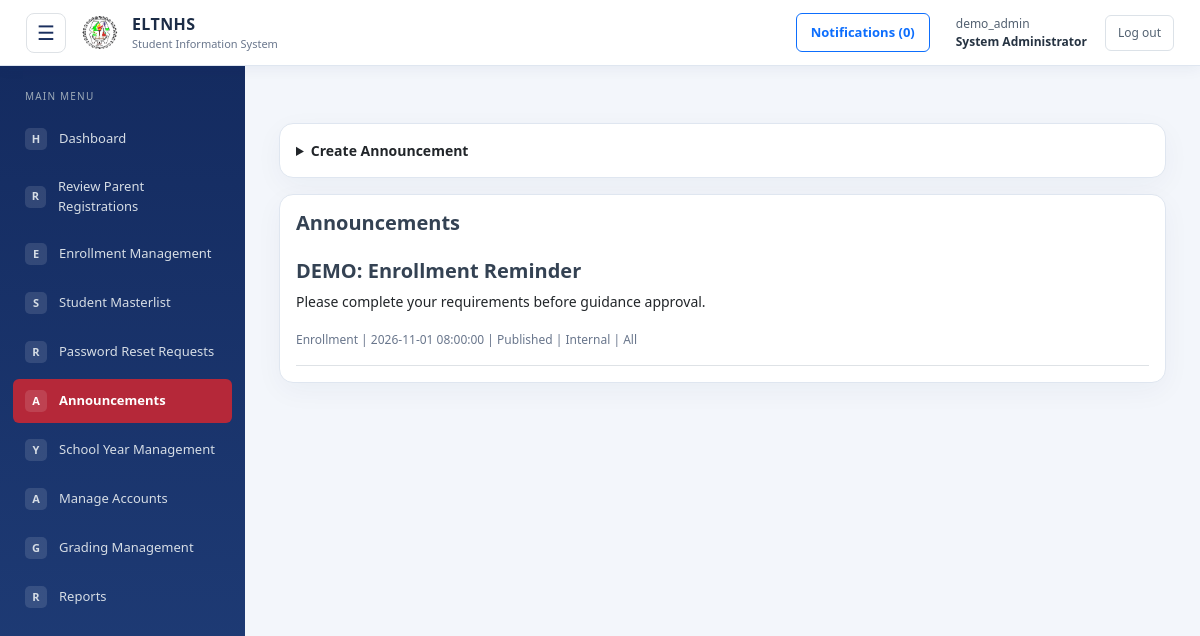
Before: /shared/modules.php?module=announcements (signed in) with the older database file.
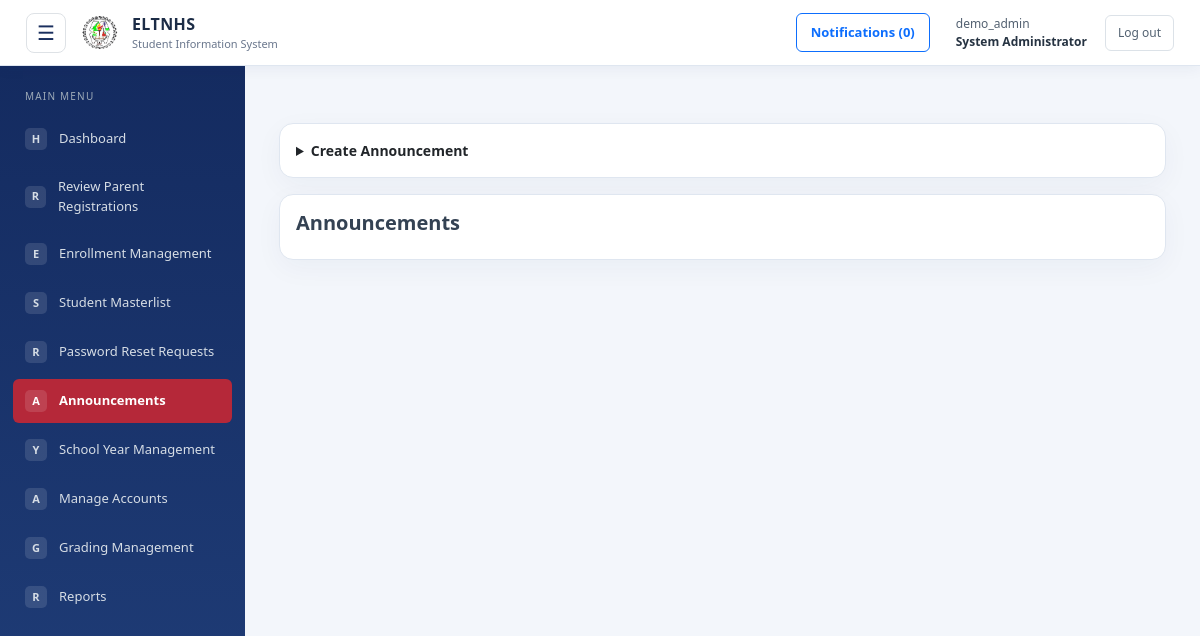
After: the same page with the newer database file.
### tables this page shows
CREATE TABLE `announcements` (
  `announcement_id` int(11) NOT NULL,
  `title` varchar(160) NOT NULL,
  `content` text NOT NULL,
  `announcement_category` enum('Enrollment','Scholarship','School','General') NOT NULL DEFAULT 'General',
  `target_audience` enum('All','Students','Teachers','Registrar','Subject Teachers','Teacher Advisers') NOT NULL DEFAULT 'All',
  `visibility` enum('Public','Internal') NOT NULL DEFAULT 'Internal',
  `publish_date` datetime NOT NULL,
  `expiry_date` datetime DEFAULT NULL,
  `announcement_status` enum('Draft','Published','Archived') NOT NULL DEFAULT 'Draft',
  `posted_by` int(11) DEFAULT NULL,
  `created_at` timestamp NOT NULL DEFAULT current_timestamp()
);

### includes/functions.php (called while the page is built, shortened)
<?php
function e($value) {
    return htmlspecialchars((string) $value, ENT_QUOTES, 'UTF-8');
}
?>

### shared/modules.php (the view, shortened to what the changed rows need)
<?php
require_once 'dbconn.php';
require_once 'includes/functions.php';
$system = new ELTNHS($pdo);
$module = $_GET['module'] ?? 'enrollments';
require 'includes/header.php';
$students = $module === 'students'
    ? $system->getAll('SELECT student_lrn, last_name, first_name, birth_date FROM students ORDER BY last_name, first_name LIMIT 500')
    : [];
$lookupLrn = trim($_SESSION['registrar_lookup_lrn'] ?? '');
$editStudent = ($module === 'students' && $lookupLrn !== '')
    ? $system->getOne('SELECT * FROM students WHERE student_lrn = ?', [$lookupLrn])
    : null;
?>
<?php if ($module === 'students'): ?>
    <div class="card p-3 mb-3">
        <form method="POST" class="row g-2 align-items-end">
            <input type="hidden" name="csrf_token" value="<?= e(csrfToken()) ?>">
            <div class="col-md-6">
                <label class="form-label">Search existing student by LRN</label>
                <input
                    class="form-control"
                    name="lookup_student_lrn"
                    maxlength="12"
                    minlength="12"
                    pattern="[0-9]{12}"
                    inputmode="numeric"
                    value="<?= e($lookupLrn) ?>"
                    placeholder="Enter student LRN"
                    required
                >
            </div>
            <div class="col-md-auto">
                <button class="btn btn-outline-primary">Search Profile</button>
            </div>
            <?php if ($editStudent): ?>
                <div class="col-md-auto small text-success">
                    Existing profile found. Details are loaded below.
                </div>
            <?php elseif ($lookupLrn !== ''): ?>
                <div class="col-md-auto small text-muted">
                    No profile found. You can create a new one below.
                </div>
            <?php endif; ?>
        </form>
    </div>
    <div class="workflow-steps">
        <div class="workflow-step active" aria-current="step">
            <span class="workflow-number">1</span>
            <span>
                <strong>Student Profile</strong>
                <small>Search or create the student's permanent record</small>
            </span>
        </div>
        <div class="workflow-step">
            <span class="workflow-number">2</span>
            <span>
                <strong>Enrollment</strong>
                <small>Next, process this school year's enrollment</small>
            </span>
        </div>
        <div class="workflow-step">
            <span class="workflow-number">3</span>
            <span>
                <strong>Requirements & Account</strong>
                <small>Registrar checks paper documents and creates the student login</small>
            </span>
        </div>
    </div>
    <div class="alert alert-info">
        Enter the student’s 12-digit numeric LRN. For returning students, search the existing LRN and update that profile instead of creating another student. No student self-registration or online document upload is used.
    </div>
    <div class="card p-3 mb-4">
        <h5>Step 1 — Student Profile</h5>
        <form method="POST">
            <input type="hidden" name="csrf_token" value="<?= e(csrfToken()) ?>">
            <div class="row g-2">
                <?php
                foreach ([
                    'student_lrn' => '12-Digit LRN',
                    'psa_birth_certificate_no' => 'PSA Birth Certificate No.',
                    'last_name' => 'Last Name',
                    'first_name' => 'First Name',
                    'middle_name' => 'Middle Name',
                    'extension_name' => 'Extension Name',
                    'birth_date' => 'Birth Date',
                    'place_of_birth' => 'Place of Birth',
                    'religion' => 'Religion',
                    'mother_tongue' => 'Mother Tongue',
                    'current_house_no' => 'House No.',
                    'current_street_sitio' => 'Street/Sitio',
                    'current_barangay' => 'Barangay',
                    'current_municipality' => 'Municipality/City',
                    'current_province' => 'Province',
                    'current_zip_code' => 'ZIP Code',
                    'father_last_name' => 'Father Last Name',
                    'father_first_name' => 'Father First Name',
                    'father_middle_name' => 'Father Middle Name',
                    'father_contact_number' => 'Father Contact',
                    'mother_maiden_last_name' => 'Mother Maiden Last Name',
                    'mother_maiden_first_name' => 'Mother First Name',
                    'mother_maiden_middle_name' => 'Mother Middle Name',
                    'mother_contact_number' => 'Mother Contact',
                    'guardian_last_name' => 'Guardian Last Name',
                    'guardian_first_name' => 'Guardian First Name',
                    'guardian_middle_name' => 'Guardian Middle Name',
                    'guardian_contact_number' => 'Guardian Contact'
                ] as $name => $label):
                ?>
                    <div class="col-md-3">
                        <label class="form-label"><?= e($label) ?></label>
                        <input
                            class="form-control"
                            name="<?= e($name) ?>"
                            value="<?= $name === 'student_lrn' ? e($lookupLrn) : e($editStudent[$name] ?? '') ?>"
                            <?= in_array($name, ['student_lrn', 'last_name', 'first_name', 'birth_date']) ? 'required' : '' ?>
                            type="<?= $name === 'birth_date' ? 'date' : 'text' ?>"
                            <?= $name === 'student_lrn' ? 'maxlength="12" minlength="12" pattern="[0-9]{12}" inputmode="numeric"' : '' ?>
                        >
                    </div>
                <?php endforeach; ?>
                <div class="col-md-3">
                    <label class="form-label">Sex</label>
                    <select class="form-select" name="sex" required>
                        <option value="Male" <?= (($editStudent['sex'] ?? 'Male') === 'Male') ? 'selected' : '' ?>>
                            Male
                        </option>
                        <option value="Female" <?= (($editStudent['sex'] ?? '') === 'Female') ? 'selected' : '' ?>>
                            Female
                        </option>
                    </select>
                </div>
                <div class="col-md-3">
                    <label class="form-label">IP Member</label>
                    <div>
                        <input
                            type="checkbox"
                            name="is_ip_member"
                            value="1"
                            <?= !empty($editStudent['is_ip_member']) ? 'checked' : '' ?>
                        >
                        Yes
                    </div>
                </div>
                <div class="col-md-3">
                    <label class="form-label">4Ps Beneficiary</label>
                    <div>
                        <input
                            type="checkbox"
                            name="is_4ps_beneficiary"
                            value="1"
                            <?= !empty($editStudent['is_4ps_beneficiary']) ? 'checked' : '' ?>
                        >
                        Yes
                    </div>
                </div>
            </div>
            <button class="btn btn-primary mt-3">Save Student</button>
        </form>
    </div>
    <div class="card p-3">
        <h5>Registered Students</h5>
        <div class="table-responsive">
            <table class="table table-sm">
                <tr>
                    <th>LRN</th>
                    <th>Name</th>
                    <th>Birth Date</th>
                    <th>Status</th>
                </tr>
                <?php foreach ($students as $s): ?>
                    <tr>
                        <td><?= e($s['student_lrn']) ?></td>
                        <td><?= e($s['last_name'] . ', ' . $s['first_name']) ?></td>
                        <td><?= e($s['birth_date'] ?? '') ?></td>
                        <td>Registered</td>
                    </tr>
                <?php endforeach; ?>
            </table>
        </div>
    </div>
<?php elseif ($module === 'announcements'): ?>
    <div class="card p-3">
        <?php
        $manageAnnouncements = in_array($role, ['School Registrar', 'System Administrator'], true);
        $ann = $manageAnnouncements ? $pdo->query("SELECT a.*, CASE WHEN a.expiry_date < NOW() AND a.announcement_status = 'Published' THEN 'Expired' WHEN a.publish_date > NOW() AND a.announcement_status = 'Published' THEN 'Scheduled' ELSE a.announcement_status END AS display_status FROM announcements a ORDER BY a.publish_date DESC, a.announcement_id DESC")->fetchAll() : visibleAnnouncements($pdo, $role);
        foreach ($ann as $a):
        ?>
            <div class="border-bottom py-3">
                <h5><?= e($a['title']) ?></h5>
                <p><?= nl2br(e($a['content'])) ?></p>
                <span class="small-note">
                    <?= e($a['announcement_category'] . ' | ' . $a['publish_date']) ?>
                    <?php if ($manageAnnouncements): ?> | <?= e($a['display_status'] . ' | ' . $a['visibility'] . ' | ' . $a['target_audience']) ?><?php endif; ?>
                </span>
            </div>
        <?php endforeach; ?>
    </div>
<?php endif; ?>
<?php require 'includes/footer.php'; ?>

### includes/header.php (shortened to what the changed rows need)
<?php
require_once __DIR__ . '/functions.php';
$role = $_SESSION['role'] ?? '';
$current = basename($_SERVER['PHP_SELF']);
$currentModule = $_GET['module'] ?? '';
$currentPage = $_GET['page'] ?? '';
function menuActive($url, $current, $currentModule, $currentPage)
{
    $url = basename($url);
    if (strpos($url, 'modules.php?module=') === 0) {
        return $current === 'modules.php'
            && $currentModule === substr(
                $url,
                strlen('modules.php?module=')
            );
    }
    return $current === $url;
}
?>
<!DOCTYPE html>
<html lang="en">
<head>
    <link
        href="https://cdn.jsdelivr.net/npm/bootstrap@5.3.8/dist/css/bootstrap.min.css"
        rel="stylesheet"
    >
    <link rel="stylesheet" href="../assets/style.css">
    <link rel="stylesheet" href="../assets/print.css">
</head>
<body>
    <div class="app-layout">
        <aside class="sidebar" id="sidebar">
            <nav class="side-nav">
                <?php foreach (($menus[$role] ?? []) as $item): ?>
                    <?php
                    $active = menuActive(
                        $item[1],
                        $current,
                        $currentModule,
                        $currentPage
                    );
                    ?>
                    <a
                        class="side-link <?= $active ? 'active' : '' ?>"
                        href="<?= e($item[1]) ?>"
                        title="<?= e($item[0]) ?>"
                    >
                        <span class="side-icon">
                            <?= e(substr($item[2], 0, 1)) ?>
                        </span>
                        <span>
                            <?= e($item[0]) ?>
                        </span>
                    </a>
                <?php endforeach; ?>
            </nav>
        </aside>
        <main class="main-content">

Changed rows visible on the page:
removed announcements: title "DEMO: Enrollment Reminder", content "Please complete your requirements before guidance approval.", announcement_category+publish_date "Enrollment | 2026-11-01 08:00:00", target_audience "Published | Internal | All"
